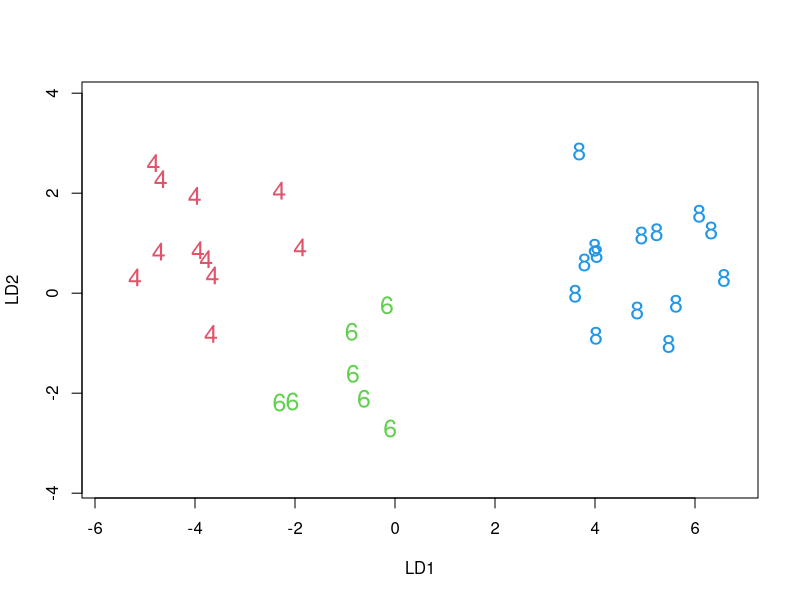
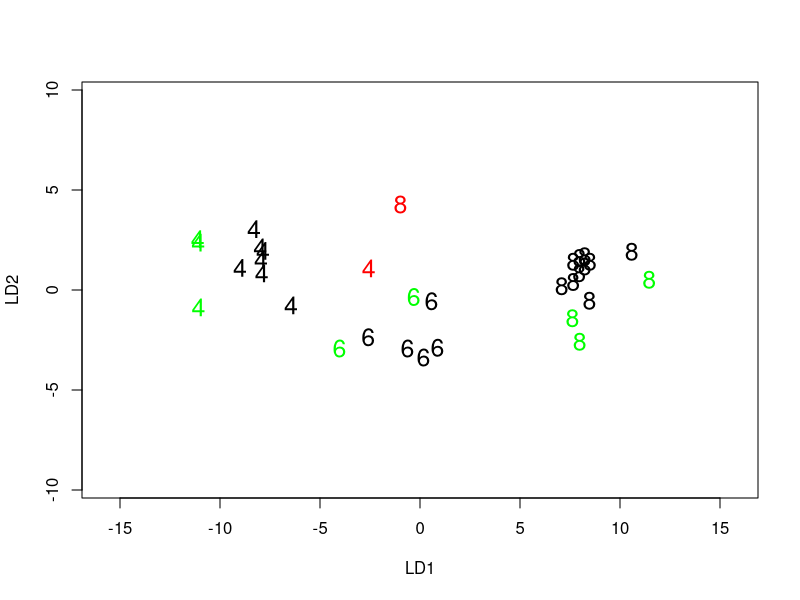

The R script that drew these images, in order:
# Clean environment
rm(list=ls())

# Loading the MASS library
library(MASS)

# Loading data
data = mtcars

# Doing the LDA
model = lda(formula = cyl ~ ., data = data)
plot(model, cex=1.5, xlim=c(-6, 7), col=data$cyl/2)

# Prediction
set.seed(101)
random = sample(nrow(data))
train.data = data[random[1:22], ]
predict.data = data[random[23:32], ]

model = lda(formula = cyl ~ ., data = train.data)
pred = predict(model, predict.data)

# Assess predictions
success = predict.data$cyl == as.numeric(as.character(pred$class))
data.frame(data=predict.data$cyl, pred=pred$class, success)
mean(predict.data$cyl == as.numeric(as.character(pred$class)))

# Visualize the assignment
plot(model, xlim=c(-10, 10), ylim=c(-10, 10), cex=1.5)
color = rep("red", nrow(predict.data))
color[success] = "green"
text(pred$x[,1], pred$x[,2], as.numeric(predict.data$cyl), col=color, cex=1.5)

